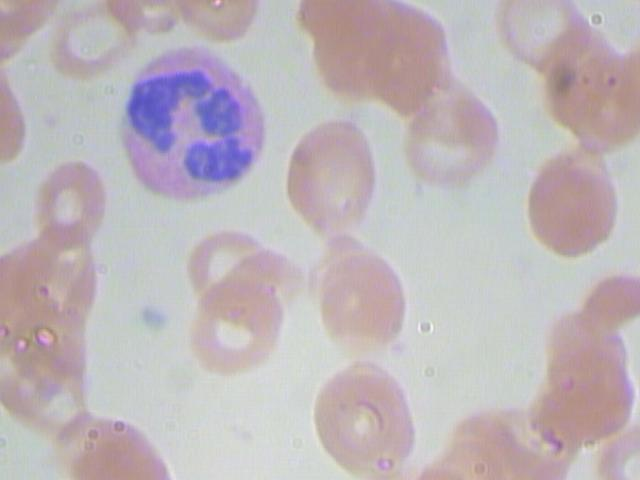
#> input picture img/BloodImage_00023.jpg, 640 x 480 px, given in place of WBC-Benign-001.jpg, which was not available
$ jupyter execute --allow-errors '#Biomedika-load_image.ipynb'   (shell and % lines are left out)   (text cells are left out)
#> lines starting #> are read from the running program, lines starting #| are printed output that depends on the picture; pictures that were not available may be replaced by others from this repository, and a replacement may not be noted
[cell 1]
import numpy as np
import pandas as pd

[cell 2]
from skimage import io

[cell 3]
img1 = io.imread('/content/WBC-Benign-001.jpg')
#> img1 is the input picture: shape (480, 640, 3); mean R, G, B 190, 181.3, 185.6
io.imshow(img1)

[cell 4]
citraR = img1[:,:,0]
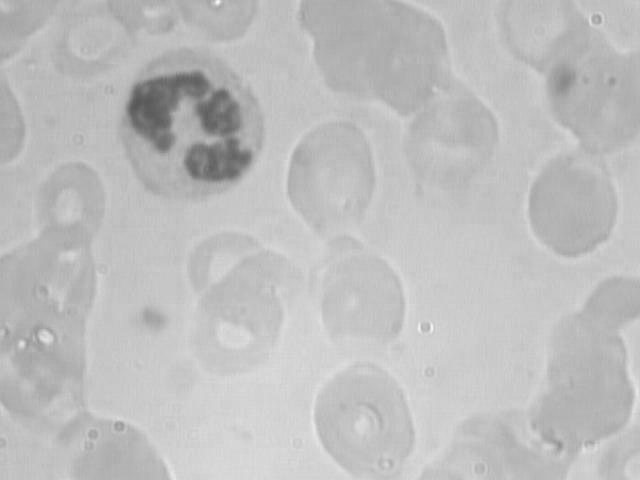
#> citraR: shape (480, 640); min 88, max 247, mean 190
io.imsave('CitraRed.jpg', citraR)
io.imshow(citraR)

[cell 5]
citraG = img1[:,:,1]
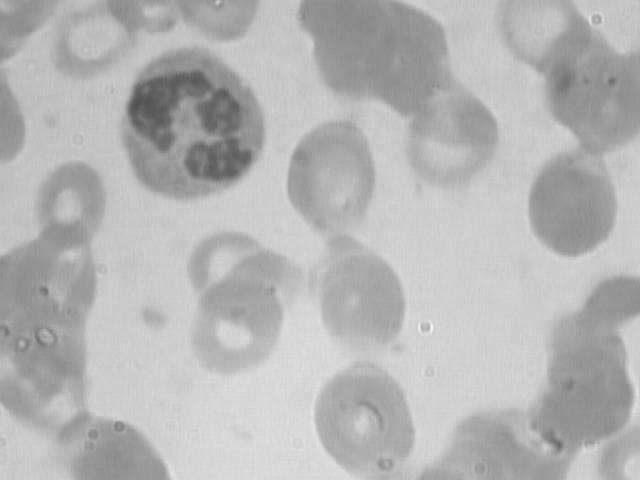
#> citraG: shape (480, 640); min 82, max 245, mean 181.3
io.imsave('CitraGreen.jpg', citraG)
io.imshow(citraG)

[cell 6]
citraB = img1[:,:,2]
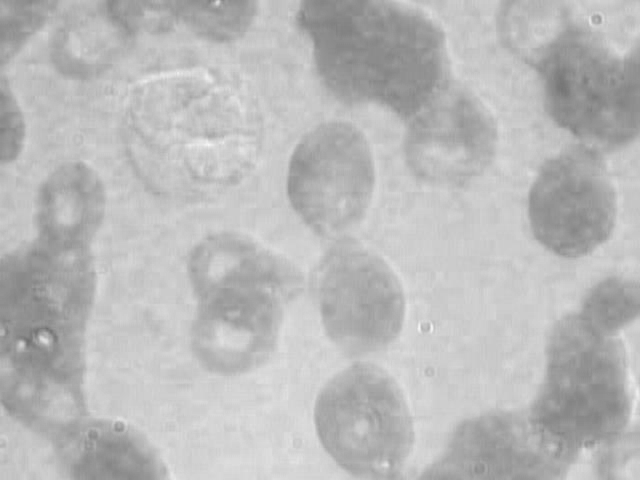
#> citraB: shape (480, 640); min 111, max 248, mean 185.6
io.imsave('CitraBlue.jpg', citraB)
io.imshow(citraB)

[cell 7]
import cv2
import matplotlib.pyplot as plt

[cell 8]
img = cv2.imread('/content/WBC-Benign-001.jpg')

[cell 9]
cv2.imwrite('red.jpg', img[:,:,0])
plt.imshow(img[:,:,0])

[cell 10]
cv2.imwrite('green.jpg', img[:,:,1])
plt.imshow(img[:,:,1])

[cell 11]
cv2.imwrite('blue.jpg', img[:,:,2])
plt.imshow(img[:,:,2])

[cell 12]
img.shape
#> Out = (480, 640, 3)

[cell 13]
r = img[:,:,0]
r

[cell 14]
r[0:4,0:3]
#> Out = [[157, 158, 157], [159, 160, 159], [162, 162, 162], [164, 164, 164]]

[cell 15]
# Read image
image = cv2.imread('/content/WBC-Benign-001.jpg')

[cell 16]
def kernel2D(img, ukuran, pembagi):
  # create kernel
#> called with ukuran = 3, pembagi = 25
  kernel = np.ones((ukuran,ukuran))/pembagi
  print(kernel)
  # Applying the filter2D() function
  img = cv2.filter2D(src=img, ddepth=-1, kernel=kernel)
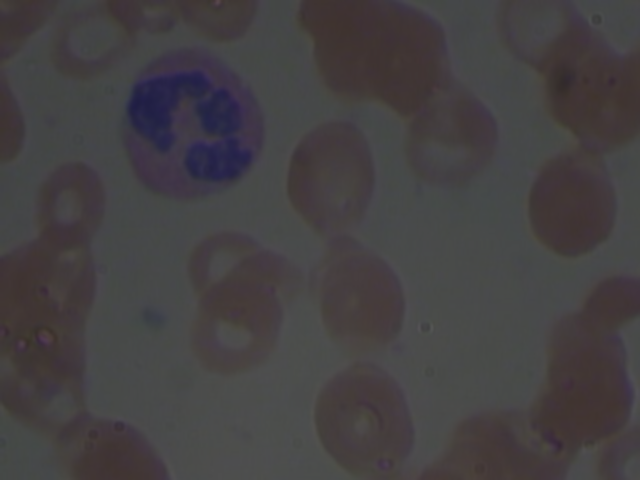
#> img: shape (480, 640, 3); mean of channels 0, 1, 2 66.8, 65.3, 68.4; drawn as B, G, R
  return img

[cell 17]
uk3p25 = kernel2D(image, 3, 25)
plt.imshow(uk3p25)

[cell 18]
uk5p25 = kernel2D(image, 5, 25)
plt.imshow(uk5p25)

[cell 19]
uk3p30 = kernel2D(image, 3, 30)
plt.imshow(uk3p30)

[cell 20]
uk5p30 = kernel2D(image, 5, 30)
#> call 4 of kernel2D, with ukuran = 5, pembagi = 30
#> in kernel2D (call 4), `img = cv2.filter2D(src=img, ddepth=-1, kernel=kernel)`:
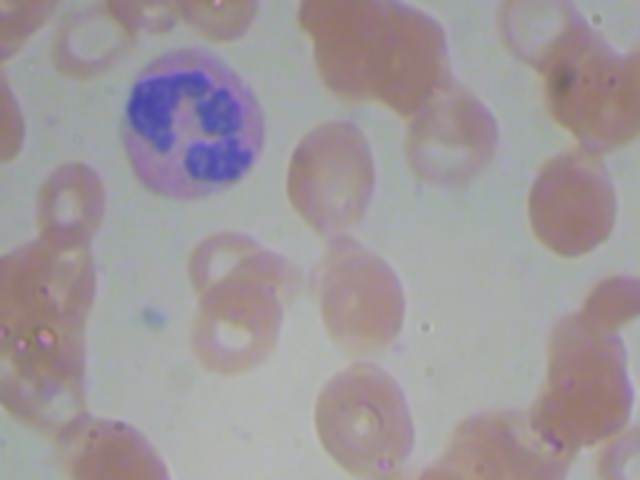
#> img: shape (480, 640, 3); mean of channels 0, 1, 2 154.7, 151, 158.3; drawn as B, G, R
plt.imshow(uk5p30)

[cell 21]
x = np.random.randint(size=(10,10), low=0, high=10)
kernel = np.ones((5,5))/25
x , kernel

[cell 22]
x[:3, :3]
#> (the rest of this cell did not finish here and is left out)

[cell 23]
def calculate_target_size(img_size: int, kernel_size: int) -> int:
#> called with img_size = 10, kernel_size = 5
    num_pixels = 0

    # From 0 up to img size (if img size = 224, then up to 223)
    for i in range(img_size):
        # Add the kernel size (let's say 3) to the current i
        added = i + kernel_size
        # It must be lower than the image size
        if added <= img_size:
            # Increment if so
            num_pixels += 1

    return num_pixels

[cell 24]
def convolve(img: np.array, kernel: np.array) -> np.array:
    # Assuming a rectangular image
    tgt_size = calculate_target_size(
        img_size=img.shape[0],
        kernel_size=kernel.shape[0]
    )
    print(tgt_size)
    # To simplify things
    k = kernel.shape[0]

    # 2D array of zeros
    convolved_img = np.zeros(shape=(tgt_size, tgt_size))

    # Iterate over the rows
    for i in range(tgt_size):
        # Iterate over the columns
        for j in range(tgt_size):
            # img[i, j] = individual pixel value
            # Get the current matrix
            mat = img[i:i+k, j:j+k]

            # Apply the convolution - element-wise multiplication and summation of the result
            # Store the result to i-th row and j-th column of our convolved_img array
            convolved_img[i, j] = np.sum(np.multiply(mat, kernel))

    return convolved_img

[cell 25]
y1 = convolve(x, kernel)

[cell 26]
x

[cell 27]
y1

#> (a cell that did not finish here is left out)

[cell 29]
plt.imshow(x)
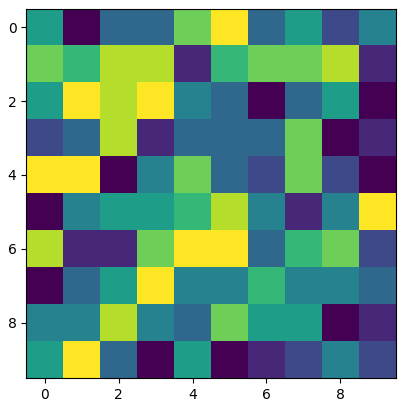
#> figure drawn by matplotlib, 1 panel

#> (a cell that did not finish here is left out)

[cell 31]
x = np.random.randint(size=(255,255), low=0, high=10)
kernel = np.ones((3,3))/25
x, kernel

[cell 32]
k = 3
u = np.zeros((len(x)+2, len(x)+2), dtype=int)

[cell 33]
u[1:-1,1:-1] = x
print(u)
(u[0:3,0:3] * kernel).sum()
np.sum(np.multiply(u[0:3,0:3], kernel))

[cell 34]
def meanFilter2D(data: np.array, ukuran_kernel: int) -> np.array:
  # ukuran padding
  kw = ukuran_kernel // 2
  # untuk data output
  dataOut = np.zeros_like(data, dtype=np.float32)
  # generate karnel
  # kernel = np.random.randint(size=(ukuran_kernel, ukuran_kernel), low=-1, high=5)
  kernel = np.ones((ukuran_kernel,ukuran_kernel))/25
  dataPd = np.zeros((len(data)+kw*2, len(data)+kw*2))
  dataPd[kw:-kw, kw:-kw] = data
  print(dataPd)
  # melakukan perkalian dan penjumlahan
  for i in range(len(data)):
    for j in range(len(data)):
      dataXkernel = dataPd[i:ukuran_kernel+i, j:ukuran_kernel+j]
      dataOut[i,j] = np.sum((dataXkernel * kernel))
  # mengganti nilai < 0 = 0
  dataOut[dataOut < 0] = 0
  # mengganti nilai > 255 = 255
  dataOut[dataOut > 255] = 255

  return dataOut

[cell 35]
x.shape

#> (a cell that did not finish here is left out)

#> (a cell that did not finish here is left out)

#> (a cell that did not finish here is left out)

#> (a cell that did not finish here is left out)

[cell 40]
image = cv2.imread("BloodImage_00023.jpg", cv2.IMREAD_GRAYSCALE)
#> image: shape (480, 640); min 96, max 244, mean 184.4

[cell 41]
image.shape
#> Out = (480, 640)

[cell 42]
plt.imshow(image)

[cell 43]
temp = cv2.resize(image, (255, 255))
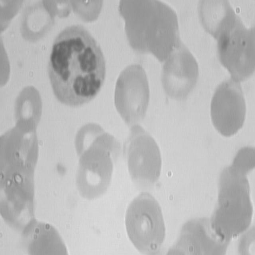
#> temp: shape (255, 255); min 96, max 231, mean 184.3

[cell 44]
temp.shape
#> Out = (255, 255)

[cell 45]
len(image)
#> Out = 480
